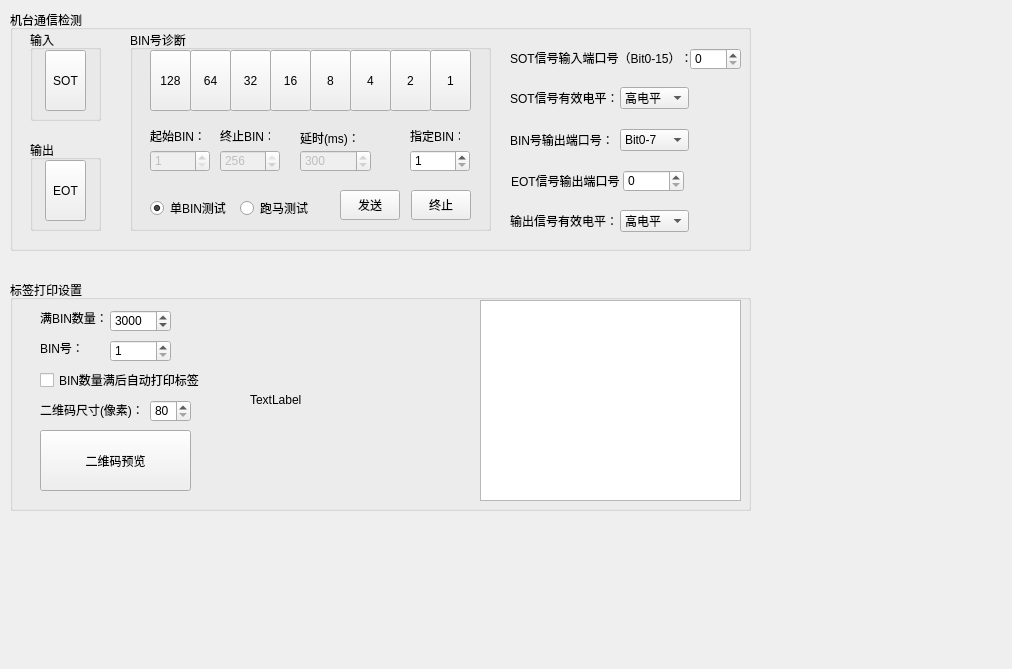
<?xml version="1.0" encoding="UTF-8"?>
<ui version="4.0">
 <class>Frmsystemset</class>
 <widget class="QWidget" name="Frmsystemset">
  <property name="geometry">
   <rect>
    <x>0</x>
    <y>0</y>
    <width>1012</width>
    <height>669</height>
   </rect>
  </property>
  <property name="windowTitle">
   <string>Form</string>
  </property>
  <widget class="QGroupBox" name="groupBox">
   <property name="geometry">
    <rect>
     <x>10</x>
     <y>10</y>
     <width>741</width>
     <height>241</height>
    </rect>
   </property>
   <property name="title">
    <string>机台通信检测</string>
   </property>
   <widget class="QGroupBox" name="groupBox_3">
    <property name="geometry">
     <rect>
      <x>20</x>
      <y>20</y>
      <width>71</width>
      <height>91</height>
     </rect>
    </property>
    <property name="title">
     <string>输入</string>
    </property>
    <widget class="QToolButton" name="toolButton">
     <property name="enabled">
      <bool>true</bool>
     </property>
     <property name="geometry">
      <rect>
       <x>15</x>
       <y>20</y>
       <width>41</width>
       <height>61</height>
      </rect>
     </property>
     <property name="autoFillBackground">
      <bool>false</bool>
     </property>
     <property name="text">
      <string>SOT</string>
     </property>
     <property name="icon">
      <iconset resource="smlres.qrc">
       <normaloff>:/new/prefix1/res/pic/qgreen.png</normaloff>:/new/prefix1/res/pic/qgreen.png</iconset>
     </property>
     <property name="iconSize">
      <size>
       <width>32</width>
       <height>32</height>
      </size>
     </property>
     <property name="popupMode">
      <enum>QToolButton::DelayedPopup</enum>
     </property>
     <property name="toolButtonStyle">
      <enum>Qt::ToolButtonTextUnderIcon</enum>
     </property>
     <property name="autoRaise">
      <bool>false</bool>
     </property>
    </widget>
   </widget>
   <widget class="QGroupBox" name="groupBox_4">
    <property name="geometry">
     <rect>
      <x>20</x>
      <y>130</y>
      <width>71</width>
      <height>91</height>
     </rect>
    </property>
    <property name="title">
     <string>输出</string>
    </property>
    <widget class="QToolButton" name="toolButton_2">
     <property name="enabled">
      <bool>true</bool>
     </property>
     <property name="geometry">
      <rect>
       <x>15</x>
       <y>20</y>
       <width>41</width>
       <height>61</height>
      </rect>
     </property>
     <property name="autoFillBackground">
      <bool>false</bool>
     </property>
     <property name="text">
      <string>EOT</string>
     </property>
     <property name="icon">
      <iconset resource="smlres.qrc">
       <normaloff>:/new/prefix1/res/pic/qred.png</normaloff>:/new/prefix1/res/pic/qred.png</iconset>
     </property>
     <property name="iconSize">
      <size>
       <width>32</width>
       <height>32</height>
      </size>
     </property>
     <property name="popupMode">
      <enum>QToolButton::DelayedPopup</enum>
     </property>
     <property name="toolButtonStyle">
      <enum>Qt::ToolButtonTextUnderIcon</enum>
     </property>
     <property name="autoRaise">
      <bool>false</bool>
     </property>
    </widget>
   </widget>
   <widget class="QGroupBox" name="groupBox_5">
    <property name="geometry">
     <rect>
      <x>120</x>
      <y>20</y>
      <width>361</width>
      <height>201</height>
     </rect>
    </property>
    <property name="title">
     <string>BIN号诊断</string>
    </property>
    <widget class="QToolButton" name="toolButton_3">
     <property name="enabled">
      <bool>true</bool>
     </property>
     <property name="geometry">
      <rect>
       <x>20</x>
       <y>20</y>
       <width>41</width>
       <height>61</height>
      </rect>
     </property>
     <property name="autoFillBackground">
      <bool>false</bool>
     </property>
     <property name="text">
      <string>128</string>
     </property>
     <property name="icon">
      <iconset resource="smlres.qrc">
       <normaloff>:/new/prefix1/res/pic/qred.png</normaloff>:/new/prefix1/res/pic/qred.png</iconset>
     </property>
     <property name="iconSize">
      <size>
       <width>32</width>
       <height>32</height>
      </size>
     </property>
     <property name="popupMode">
      <enum>QToolButton::DelayedPopup</enum>
     </property>
     <property name="toolButtonStyle">
      <enum>Qt::ToolButtonTextUnderIcon</enum>
     </property>
     <property name="autoRaise">
      <bool>false</bool>
     </property>
    </widget>
    <widget class="QToolButton" name="toolButton_4">
     <property name="enabled">
      <bool>true</bool>
     </property>
     <property name="geometry">
      <rect>
       <x>60</x>
       <y>20</y>
       <width>41</width>
       <height>61</height>
      </rect>
     </property>
     <property name="autoFillBackground">
      <bool>false</bool>
     </property>
     <property name="text">
      <string>64</string>
     </property>
     <property name="icon">
      <iconset resource="smlres.qrc">
       <normaloff>:/new/prefix1/res/pic/qred.png</normaloff>:/new/prefix1/res/pic/qred.png</iconset>
     </property>
     <property name="iconSize">
      <size>
       <width>32</width>
       <height>32</height>
      </size>
     </property>
     <property name="popupMode">
      <enum>QToolButton::DelayedPopup</enum>
     </property>
     <property name="toolButtonStyle">
      <enum>Qt::ToolButtonTextUnderIcon</enum>
     </property>
     <property name="autoRaise">
      <bool>false</bool>
     </property>
    </widget>
    <widget class="QToolButton" name="toolButton_5">
     <property name="enabled">
      <bool>true</bool>
     </property>
     <property name="geometry">
      <rect>
       <x>100</x>
       <y>20</y>
       <width>41</width>
       <height>61</height>
      </rect>
     </property>
     <property name="autoFillBackground">
      <bool>false</bool>
     </property>
     <property name="text">
      <string>32</string>
     </property>
     <property name="icon">
      <iconset resource="smlres.qrc">
       <normaloff>:/new/prefix1/res/pic/qred.png</normaloff>:/new/prefix1/res/pic/qred.png</iconset>
     </property>
     <property name="iconSize">
      <size>
       <width>32</width>
       <height>32</height>
      </size>
     </property>
     <property name="popupMode">
      <enum>QToolButton::DelayedPopup</enum>
     </property>
     <property name="toolButtonStyle">
      <enum>Qt::ToolButtonTextUnderIcon</enum>
     </property>
     <property name="autoRaise">
      <bool>false</bool>
     </property>
    </widget>
    <widget class="QToolButton" name="toolButton_6">
     <property name="enabled">
      <bool>true</bool>
     </property>
     <property name="geometry">
      <rect>
       <x>140</x>
       <y>20</y>
       <width>41</width>
       <height>61</height>
      </rect>
     </property>
     <property name="autoFillBackground">
      <bool>false</bool>
     </property>
     <property name="text">
      <string>16</string>
     </property>
     <property name="icon">
      <iconset resource="smlres.qrc">
       <normaloff>:/new/prefix1/res/pic/qred.png</normaloff>:/new/prefix1/res/pic/qred.png</iconset>
     </property>
     <property name="iconSize">
      <size>
       <width>32</width>
       <height>32</height>
      </size>
     </property>
     <property name="popupMode">
      <enum>QToolButton::DelayedPopup</enum>
     </property>
     <property name="toolButtonStyle">
      <enum>Qt::ToolButtonTextUnderIcon</enum>
     </property>
     <property name="autoRaise">
      <bool>false</bool>
     </property>
    </widget>
    <widget class="QToolButton" name="toolButton_7">
     <property name="enabled">
      <bool>true</bool>
     </property>
     <property name="geometry">
      <rect>
       <x>180</x>
       <y>20</y>
       <width>41</width>
       <height>61</height>
      </rect>
     </property>
     <property name="autoFillBackground">
      <bool>false</bool>
     </property>
     <property name="text">
      <string>8</string>
     </property>
     <property name="icon">
      <iconset resource="smlres.qrc">
       <normaloff>:/new/prefix1/res/pic/qred.png</normaloff>:/new/prefix1/res/pic/qred.png</iconset>
     </property>
     <property name="iconSize">
      <size>
       <width>32</width>
       <height>32</height>
      </size>
     </property>
     <property name="popupMode">
      <enum>QToolButton::DelayedPopup</enum>
     </property>
     <property name="toolButtonStyle">
      <enum>Qt::ToolButtonTextUnderIcon</enum>
     </property>
     <property name="autoRaise">
      <bool>false</bool>
     </property>
    </widget>
    <widget class="QToolButton" name="toolButton_8">
     <property name="enabled">
      <bool>true</bool>
     </property>
     <property name="geometry">
      <rect>
       <x>220</x>
       <y>20</y>
       <width>41</width>
       <height>61</height>
      </rect>
     </property>
     <property name="autoFillBackground">
      <bool>false</bool>
     </property>
     <property name="text">
      <string>4</string>
     </property>
     <property name="icon">
      <iconset resource="smlres.qrc">
       <normaloff>:/new/prefix1/res/pic/qred.png</normaloff>:/new/prefix1/res/pic/qred.png</iconset>
     </property>
     <property name="iconSize">
      <size>
       <width>32</width>
       <height>32</height>
      </size>
     </property>
     <property name="popupMode">
      <enum>QToolButton::DelayedPopup</enum>
     </property>
     <property name="toolButtonStyle">
      <enum>Qt::ToolButtonTextUnderIcon</enum>
     </property>
     <property name="autoRaise">
      <bool>false</bool>
     </property>
    </widget>
    <widget class="QToolButton" name="toolButton_9">
     <property name="enabled">
      <bool>true</bool>
     </property>
     <property name="geometry">
      <rect>
       <x>260</x>
       <y>20</y>
       <width>41</width>
       <height>61</height>
      </rect>
     </property>
     <property name="autoFillBackground">
      <bool>false</bool>
     </property>
     <property name="text">
      <string>2</string>
     </property>
     <property name="icon">
      <iconset resource="smlres.qrc">
       <normaloff>:/new/prefix1/res/pic/qred.png</normaloff>:/new/prefix1/res/pic/qred.png</iconset>
     </property>
     <property name="iconSize">
      <size>
       <width>32</width>
       <height>32</height>
      </size>
     </property>
     <property name="popupMode">
      <enum>QToolButton::DelayedPopup</enum>
     </property>
     <property name="toolButtonStyle">
      <enum>Qt::ToolButtonTextUnderIcon</enum>
     </property>
     <property name="autoRaise">
      <bool>false</bool>
     </property>
    </widget>
    <widget class="QToolButton" name="toolButton_10">
     <property name="enabled">
      <bool>true</bool>
     </property>
     <property name="geometry">
      <rect>
       <x>300</x>
       <y>20</y>
       <width>41</width>
       <height>61</height>
      </rect>
     </property>
     <property name="autoFillBackground">
      <bool>false</bool>
     </property>
     <property name="text">
      <string>1</string>
     </property>
     <property name="icon">
      <iconset resource="smlres.qrc">
       <normaloff>:/new/prefix1/res/pic/qgreen.png</normaloff>:/new/prefix1/res/pic/qgreen.png</iconset>
     </property>
     <property name="iconSize">
      <size>
       <width>32</width>
       <height>32</height>
      </size>
     </property>
     <property name="popupMode">
      <enum>QToolButton::DelayedPopup</enum>
     </property>
     <property name="toolButtonStyle">
      <enum>Qt::ToolButtonTextUnderIcon</enum>
     </property>
     <property name="autoRaise">
      <bool>false</bool>
     </property>
    </widget>
    <widget class="QSpinBox" name="spinBox_2">
     <property name="enabled">
      <bool>false</bool>
     </property>
     <property name="geometry">
      <rect>
       <x>20</x>
       <y>120</y>
       <width>60</width>
       <height>22</height>
      </rect>
     </property>
     <property name="minimum">
      <number>1</number>
     </property>
     <property name="maximum">
      <number>256</number>
     </property>
    </widget>
    <widget class="QSpinBox" name="spinBox_3">
     <property name="enabled">
      <bool>false</bool>
     </property>
     <property name="geometry">
      <rect>
       <x>90</x>
       <y>120</y>
       <width>60</width>
       <height>22</height>
      </rect>
     </property>
     <property name="minimum">
      <number>1</number>
     </property>
     <property name="maximum">
      <number>256</number>
     </property>
     <property name="value">
      <number>256</number>
     </property>
    </widget>
    <widget class="QSpinBox" name="spinBox_4">
     <property name="enabled">
      <bool>false</bool>
     </property>
     <property name="geometry">
      <rect>
       <x>170</x>
       <y>120</y>
       <width>71</width>
       <height>22</height>
      </rect>
     </property>
     <property name="minimum">
      <number>1</number>
     </property>
     <property name="maximum">
      <number>3000</number>
     </property>
     <property name="value">
      <number>300</number>
     </property>
    </widget>
    <widget class="QSpinBox" name="spinBox_5">
     <property name="geometry">
      <rect>
       <x>280</x>
       <y>120</y>
       <width>60</width>
       <height>22</height>
      </rect>
     </property>
     <property name="minimum">
      <number>1</number>
     </property>
     <property name="maximum">
      <number>256</number>
     </property>
    </widget>
    <widget class="QToolButton" name="toolButton_11">
     <property name="geometry">
      <rect>
       <x>210</x>
       <y>160</y>
       <width>60</width>
       <height>30</height>
      </rect>
     </property>
     <property name="text">
      <string>发送</string>
     </property>
    </widget>
    <widget class="QToolButton" name="toolButton_12">
     <property name="geometry">
      <rect>
       <x>281</x>
       <y>160</y>
       <width>60</width>
       <height>30</height>
      </rect>
     </property>
     <property name="text">
      <string>终止</string>
     </property>
    </widget>
    <widget class="QRadioButton" name="radioButton">
     <property name="geometry">
      <rect>
       <x>20</x>
       <y>170</y>
       <width>81</width>
       <height>16</height>
      </rect>
     </property>
     <property name="text">
      <string>单BIN测试</string>
     </property>
     <property name="checked">
      <bool>true</bool>
     </property>
    </widget>
    <widget class="QRadioButton" name="radioButton_2">
     <property name="geometry">
      <rect>
       <x>110</x>
       <y>170</y>
       <width>81</width>
       <height>16</height>
      </rect>
     </property>
     <property name="text">
      <string>跑马测试</string>
     </property>
    </widget>
    <widget class="QLabel" name="label_2">
     <property name="geometry">
      <rect>
       <x>20</x>
       <y>100</y>
       <width>54</width>
       <height>12</height>
      </rect>
     </property>
     <property name="text">
      <string>起始BIN：</string>
     </property>
    </widget>
    <widget class="QLabel" name="label_3">
     <property name="geometry">
      <rect>
       <x>90</x>
       <y>100</y>
       <width>50</width>
       <height>12</height>
      </rect>
     </property>
     <property name="text">
      <string>终止BIN：</string>
     </property>
    </widget>
    <widget class="QLabel" name="label_4">
     <property name="geometry">
      <rect>
       <x>170</x>
       <y>100</y>
       <width>71</width>
       <height>16</height>
      </rect>
     </property>
     <property name="text">
      <string>延时(ms)：</string>
     </property>
    </widget>
    <widget class="QLabel" name="label_5">
     <property name="geometry">
      <rect>
       <x>280</x>
       <y>100</y>
       <width>50</width>
       <height>12</height>
      </rect>
     </property>
     <property name="text">
      <string>指定BIN：</string>
     </property>
    </widget>
   </widget>
   <widget class="QLabel" name="label_8">
    <property name="geometry">
     <rect>
      <x>500</x>
      <y>40</y>
      <width>181</width>
      <height>16</height>
     </rect>
    </property>
    <property name="text">
     <string>SOT信号输入端口号（Bit0-15）：</string>
    </property>
   </widget>
   <widget class="QSpinBox" name="spsotbit">
    <property name="geometry">
     <rect>
      <x>680</x>
      <y>38</y>
      <width>51</width>
      <height>22</height>
     </rect>
    </property>
    <property name="minimum">
     <number>0</number>
    </property>
    <property name="maximum">
     <number>15</number>
    </property>
    <property name="value">
     <number>0</number>
    </property>
   </widget>
   <widget class="QLabel" name="label_9">
    <property name="geometry">
     <rect>
      <x>500</x>
      <y>80</y>
      <width>111</width>
      <height>16</height>
     </rect>
    </property>
    <property name="text">
     <string>SOT信号有效电平：</string>
    </property>
   </widget>
   <widget class="QComboBox" name="cbsottype">
    <property name="geometry">
     <rect>
      <x>610</x>
      <y>77</y>
      <width>69</width>
      <height>22</height>
     </rect>
    </property>
    <item>
     <property name="text">
      <string>高电平</string>
     </property>
    </item>
    <item>
     <property name="text">
      <string>低电平</string>
     </property>
    </item>
   </widget>
   <widget class="QLabel" name="label_10">
    <property name="geometry">
     <rect>
      <x>500</x>
      <y>122</y>
      <width>101</width>
      <height>16</height>
     </rect>
    </property>
    <property name="text">
     <string>BIN号输出端口号：</string>
    </property>
   </widget>
   <widget class="QLabel" name="label_11">
    <property name="geometry">
     <rect>
      <x>501</x>
      <y>163</y>
      <width>111</width>
      <height>16</height>
     </rect>
    </property>
    <property name="text">
     <string>EOT信号输出端口号：</string>
    </property>
   </widget>
   <widget class="QComboBox" name="cbbinbit">
    <property name="geometry">
     <rect>
      <x>610</x>
      <y>119</y>
      <width>69</width>
      <height>22</height>
     </rect>
    </property>
    <item>
     <property name="text">
      <string>Bit0-7</string>
     </property>
    </item>
    <item>
     <property name="text">
      <string>Bit8-15</string>
     </property>
    </item>
   </widget>
   <widget class="QSpinBox" name="speotbit">
    <property name="geometry">
     <rect>
      <x>613</x>
      <y>160</y>
      <width>61</width>
      <height>22</height>
     </rect>
    </property>
    <property name="minimum">
     <number>0</number>
    </property>
    <property name="maximum">
     <number>15</number>
    </property>
    <property name="value">
     <number>0</number>
    </property>
   </widget>
   <widget class="QLabel" name="label_12">
    <property name="geometry">
     <rect>
      <x>500</x>
      <y>203</y>
      <width>111</width>
      <height>16</height>
     </rect>
    </property>
    <property name="text">
     <string>输出信号有效电平：</string>
    </property>
   </widget>
   <widget class="QComboBox" name="cbeottype">
    <property name="geometry">
     <rect>
      <x>610</x>
      <y>200</y>
      <width>69</width>
      <height>22</height>
     </rect>
    </property>
    <item>
     <property name="text">
      <string>高电平</string>
     </property>
    </item>
    <item>
     <property name="text">
      <string>低电平</string>
     </property>
    </item>
   </widget>
  </widget>
  <widget class="QGroupBox" name="groupBox_2">
   <property name="geometry">
    <rect>
     <x>10</x>
     <y>280</y>
     <width>741</width>
     <height>231</height>
    </rect>
   </property>
   <property name="title">
    <string>标签打印设置</string>
   </property>
   <widget class="QLabel" name="label">
    <property name="geometry">
     <rect>
      <x>30</x>
      <y>30</y>
      <width>71</width>
      <height>16</height>
     </rect>
    </property>
    <property name="text">
     <string>满BIN数量：</string>
    </property>
   </widget>
   <widget class="QCheckBox" name="cbautoprint">
    <property name="geometry">
     <rect>
      <x>30</x>
      <y>92</y>
      <width>201</width>
      <height>16</height>
     </rect>
    </property>
    <property name="text">
     <string>BIN数量满后自动打印标签</string>
    </property>
   </widget>
   <widget class="QSpinBox" name="spmaxcount">
    <property name="geometry">
     <rect>
      <x>100</x>
      <y>30</y>
      <width>61</width>
      <height>22</height>
     </rect>
    </property>
    <property name="minimum">
     <number>1</number>
    </property>
    <property name="maximum">
     <number>5000</number>
    </property>
    <property name="value">
     <number>3000</number>
    </property>
   </widget>
   <widget class="QToolButton" name="toolButton_13">
    <property name="geometry">
     <rect>
      <x>30</x>
      <y>150</y>
      <width>151</width>
      <height>61</height>
     </rect>
    </property>
    <property name="text">
     <string>二维码预览</string>
    </property>
   </widget>
   <widget class="QLabel" name="lbqrcode">
    <property name="geometry">
     <rect>
      <x>240</x>
      <y>20</y>
      <width>200</width>
      <height>200</height>
     </rect>
    </property>
    <property name="text">
     <string>TextLabel</string>
    </property>
   </widget>
   <widget class="QSpinBox" name="spnsize">
    <property name="geometry">
     <rect>
      <x>140</x>
      <y>120</y>
      <width>41</width>
      <height>22</height>
     </rect>
    </property>
    <property name="minimum">
     <number>80</number>
    </property>
    <property name="maximum">
     <number>200</number>
    </property>
   </widget>
   <widget class="QLabel" name="label_6">
    <property name="geometry">
     <rect>
      <x>30</x>
      <y>122</y>
      <width>101</width>
      <height>16</height>
     </rect>
    </property>
    <property name="text">
     <string>二维码尺寸(像素)：</string>
    </property>
   </widget>
   <widget class="QTextEdit" name="memcode">
    <property name="geometry">
     <rect>
      <x>470</x>
      <y>20</y>
      <width>261</width>
      <height>201</height>
     </rect>
    </property>
   </widget>
   <widget class="QLabel" name="label_7">
    <property name="geometry">
     <rect>
      <x>30</x>
      <y>60</y>
      <width>71</width>
      <height>16</height>
     </rect>
    </property>
    <property name="text">
     <string>BIN号：</string>
    </property>
   </widget>
   <widget class="QSpinBox" name="spbinid">
    <property name="geometry">
     <rect>
      <x>100</x>
      <y>60</y>
      <width>61</width>
      <height>22</height>
     </rect>
    </property>
    <property name="minimum">
     <number>1</number>
    </property>
    <property name="maximum">
     <number>256</number>
    </property>
   </widget>
  </widget>
 </widget>
 <resources>
  <include location="smlres.qrc"/>
 </resources>
 <connections/>
</ui>
